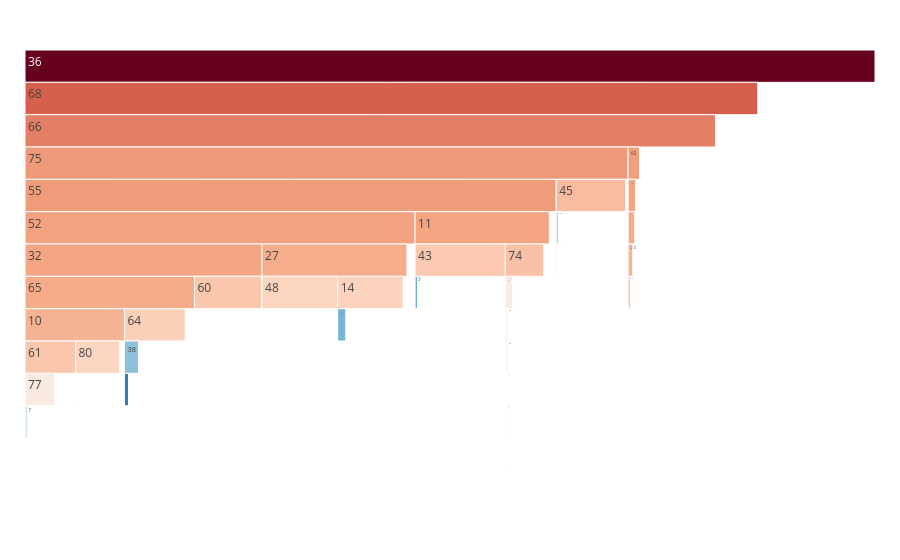

Here is the notebook cell this chart was saved with:
### Code cell
fig = make_icicle(path_templ(11))
fig.show()

### Figure 1 — Plotly figure (JSON) as saved in the notebook; plotly's stock layout.template omitted (floating-point values rounded to 4 significant figures)
{"data": [{"labels": ["0", "1", "2", "3", "4", "5", "6", "7", "8", "9", "10", "11", "12", "13", "14", "15", "16", "17", "18", "19", "20", "21", "22", "23", "24", "25", "26", "27", "28", "29", "30", "31", "32", "33", "34", "35", "36", "37", "38", "39", "40", "41", "42", "43", "44", "45", "46", "47", "48", "49", "50", "51", "52", "53", "54", "55", "56", "57", "58", "59", "60", "61", "62", "63", "64", "65", "66", "67", "68", "69", "70", "71", "72", "73", "74", "75", "76", "77", "78", "79", "80"], "marker": {"cmid": -3.883, "colors": [-4.422, -6.411, -4.467, -6.719, -6.145, -5.481, -5.519, -4.974, -0.2323, -0.748, -1.878, -1.567, -3.372, -2.626, -2.58, -3.754, -6.527, -6.258, -7.87, -1.595, -1.924, -4.614, -5.767, -4.344, -6.531, -6.281, -1.724, -1.742, -1.867, -6.037, -4.383, -3.785, -1.608, -6.933, -6.154, -3.813, 1.872, -4.68, -6.27, -4.158, -3.984, -2.931, -4.068, -2.354, -6.087, -2.074, -2.073, -3.178, -2.597, -6.338, -6.018, -4.908, -1.536, -2.824, -6.313, -1.431, -3.69, -2.277, -3.967, -1.618, -2.305, -2.289, -1.456, -6.453, -2.492, -1.71, -0.9498, -5.647, -0.421, -6.108, -6.568, -7.211, -6.884, -6.898, -2.156, -1.378, -5.997, -3.363, -5.797, -1.651, -2.618], "colorscale": [[0, "rgb(5,48,97)"], [0.1, "rgb(33,102,172)"], [0.2, "rgb(67,147,195)"], [0.3, "rgb(146,197,222)"], [0.4, "rgb(209,229,240)"], [0.5, "rgb(247,247,247)"], [0.6, "rgb(253,219,199)"], [0.7, "rgb(244,165,130)"], [0.8, "rgb(214,96,77)"], [0.9, "rgb(178,24,43)"], [1, "rgb(103,0,31)"]]}, "parents": ["23", "17", "23", "43", "50", "7", "7", "77", "36", "68", "65", "55", "74", "57", "27", "12", "63", "50", "38", "62", "26", "2", "6", "39", "34", "43", "19", "52", "26", "22", "39", "56", "52", "24", "45", "56", "", "77", "64", "40", "35", "57", "40", "11", "45", "75", "20", "74", "27", "22", "80", "2", "55", "61", "34", "75", "12", "20", "35", "62", "32", "10", "66", "17", "65", "32", "68", "6", "36", "80", "14", "38", "63", "24", "11", "66", "14", "61", "64", "19", "10"], "root": {"color": "lightgrey"}, "tiling": {"orientation": "v"}, "type": "icicle", "values": [1, 1, 21, 211, 2, 1, 7, 231, 1, 1, 390, 460, 405, 1, 4688, 2, 1, 16, 351, 87, 176, 1, 13, 8, 72, 1, 155, 320, 2, 1, 1, 1, 42, 5, 98, 102, 9628, 1, 835, 46, 17, 55, 2, 7218, 2, 5545, 1, 1, 6227, 5, 23, 21, 669, 1, 2, 566, 6, 177, 2, 1, 5520, 1677, 281, 4, 3810, 766, 6269, 2, 3495, 1, 698, 2, 20, 2, 2531, 195, 2, 2220, 2, 2, 3574]}], "layout": {"margin": {"b": 25, "l": 25, "r": 25, "t": 50}}}
